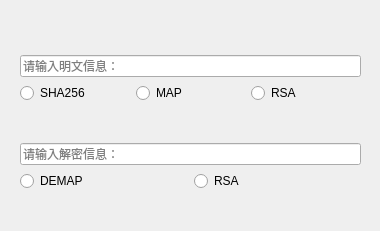
<?xml version="1.0" encoding="UTF-8"?>
<ui version="4.0">
 <class>MainWindow</class>
 <widget class="QMainWindow" name="MainWindow">
  <property name="geometry">
   <rect>
    <x>0</x>
    <y>0</y>
    <width>380</width>
    <height>231</height>
   </rect>
  </property>
  <property name="maximumSize">
   <size>
    <width>16770</width>
    <height>16772</height>
   </size>
  </property>
  <property name="windowTitle">
   <string>MainWindow</string>
  </property>
  <widget class="QWidget" name="centralwidget">
   <property name="maximumSize">
    <size>
     <width>16770</width>
     <height>16770</height>
    </size>
   </property>
   <widget class="QWidget" name="layoutWidget">
    <property name="geometry">
     <rect>
      <x>20</x>
      <y>20</y>
      <width>341</width>
      <height>171</height>
     </rect>
    </property>
    <layout class="QVBoxLayout" name="verticalLayout">
     <item>
      <widget class="QLabel" name="label">
       <property name="text">
        <string/>
       </property>
      </widget>
     </item>
     <item>
      <widget class="QLineEdit" name="lineEdit">
       <property name="placeholderText">
        <string>请输入明文信息：</string>
       </property>
      </widget>
     </item>
     <item>
      <layout class="QHBoxLayout" name="horizontalLayout_2">
       <item>
        <widget class="QRadioButton" name="SHA256">
         <property name="text">
          <string>SHA256</string>
         </property>
        </widget>
       </item>
       <item>
        <widget class="QRadioButton" name="MAP">
         <property name="text">
          <string>MAP</string>
         </property>
        </widget>
       </item>
       <item>
        <widget class="QRadioButton" name="RSA">
         <property name="text">
          <string>RSA</string>
         </property>
        </widget>
       </item>
      </layout>
     </item>
     <item>
      <widget class="QLabel" name="label_2">
       <property name="text">
        <string/>
       </property>
      </widget>
     </item>
     <item>
      <widget class="QLineEdit" name="lineEdit2">
       <property name="placeholderText">
        <string>请输入解密信息：</string>
       </property>
      </widget>
     </item>
     <item>
      <layout class="QHBoxLayout" name="horizontalLayout">
       <item>
        <layout class="QHBoxLayout" name="horizontalLayout_3">
         <item>
          <widget class="QRadioButton" name="DEMAP">
           <property name="text">
            <string>DEMAP</string>
           </property>
          </widget>
         </item>
         <item>
          <widget class="QRadioButton" name="DERSA">
           <property name="text">
            <string>RSA</string>
           </property>
          </widget>
         </item>
        </layout>
       </item>
      </layout>
     </item>
    </layout>
   </widget>
  </widget>
  <widget class="QMenuBar" name="menubar">
   <property name="geometry">
    <rect>
     <x>0</x>
     <y>0</y>
     <width>380</width>
     <height>18</height>
    </rect>
   </property>
  </widget>
 </widget>
 <resources/>
 <connections/>
</ui>
